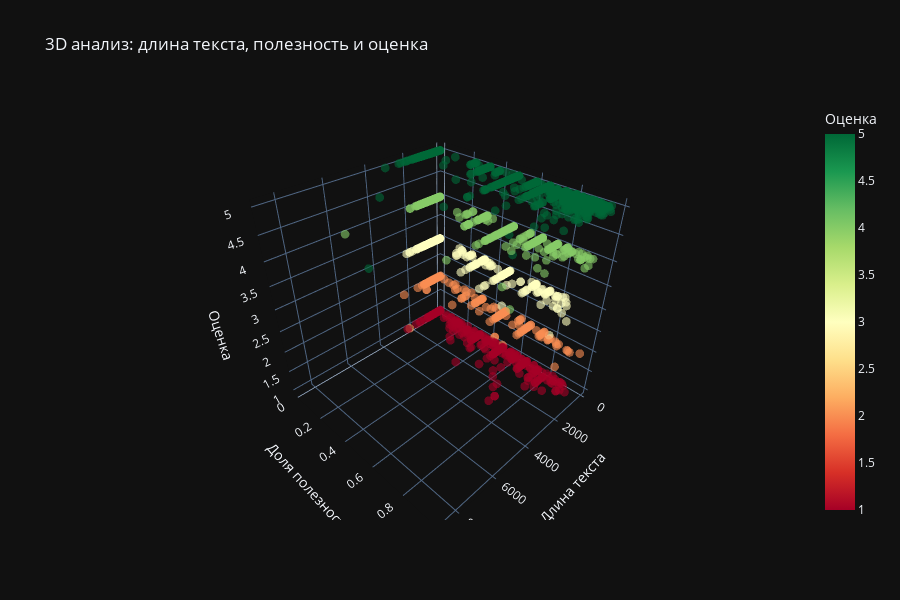

The cell this chart's notebook holds for it:
### Code cell
sample_df = df.sample(n=min(5000, len(df)), random_state=42)

fig = px.scatter_3d(
    sample_df,
    x='text_len',
    y='HelpfulnessRatio',
    z='Score',
    color='Score',
    title='3D анализ: длина текста, полезность и оценка',
    labels={
        'text_len': 'Длина текста',
        'HelpfulnessRatio': 'Доля полезности',
        'Score': 'Оценка'
    },
    color_continuous_scale='RdYlGn',
    opacity=0.6,
    height=600
)
fig.update_traces(marker=dict(size=3))

### Figure 1 — Plotly figure (JSON) as saved in the notebook; plotly's stock layout.template omitted (floating-point values rounded to 4 significant figures; data arrays with more than 128 entries replaced by an {"elided": "..."} marker saying what was removed)
{"data": [{"hovertemplate": "Длина текста=%{x}<br>Доля полезности=%{y}<br>Оценка=%{marker.color}<extra></extra>", "legendgroup": "", "marker": {"color": {"elided": "5000 int values"}, "coloraxis": "coloraxis", "opacity": 0.6, "symbol": "circle", "size": 3}, "mode": "markers", "name": "", "scene": "scene", "showlegend": false, "x": {"elided": "5000 int values"}, "y": {"elided": "5000 float values"}, "z": {"elided": "5000 int values"}, "type": "scatter3d"}], "layout": {"scene": {"domain": {"x": [0.0, 1.0], "y": [0.0, 1.0]}, "xaxis": {"title": {"text": "Длина текста"}}, "yaxis": {"title": {"text": "Доля полезности"}}, "zaxis": {"title": {"text": "Оценка"}}}, "coloraxis": {"colorbar": {"title": {"text": "Оценка"}}, "colorscale": [[0.0, "rgb(165,0,38)"], [0.1, "rgb(215,48,39)"], [0.2, "rgb(244,109,67)"], [0.3, "rgb(253,174,97)"], [0.4, "rgb(254,224,139)"], [0.5, "rgb(255,255,191)"], [0.6, "rgb(217,239,139)"], [0.7, "rgb(166,217,106)"], [0.8, "rgb(102,189,99)"], [0.9, "rgb(26,152,80)"], [1.0, "rgb(0,104,55)"]]}, "legend": {"tracegroupgap": 0}, "title": {"text": "3D анализ: длина текста, полезность и оценка"}, "height": 600}}
